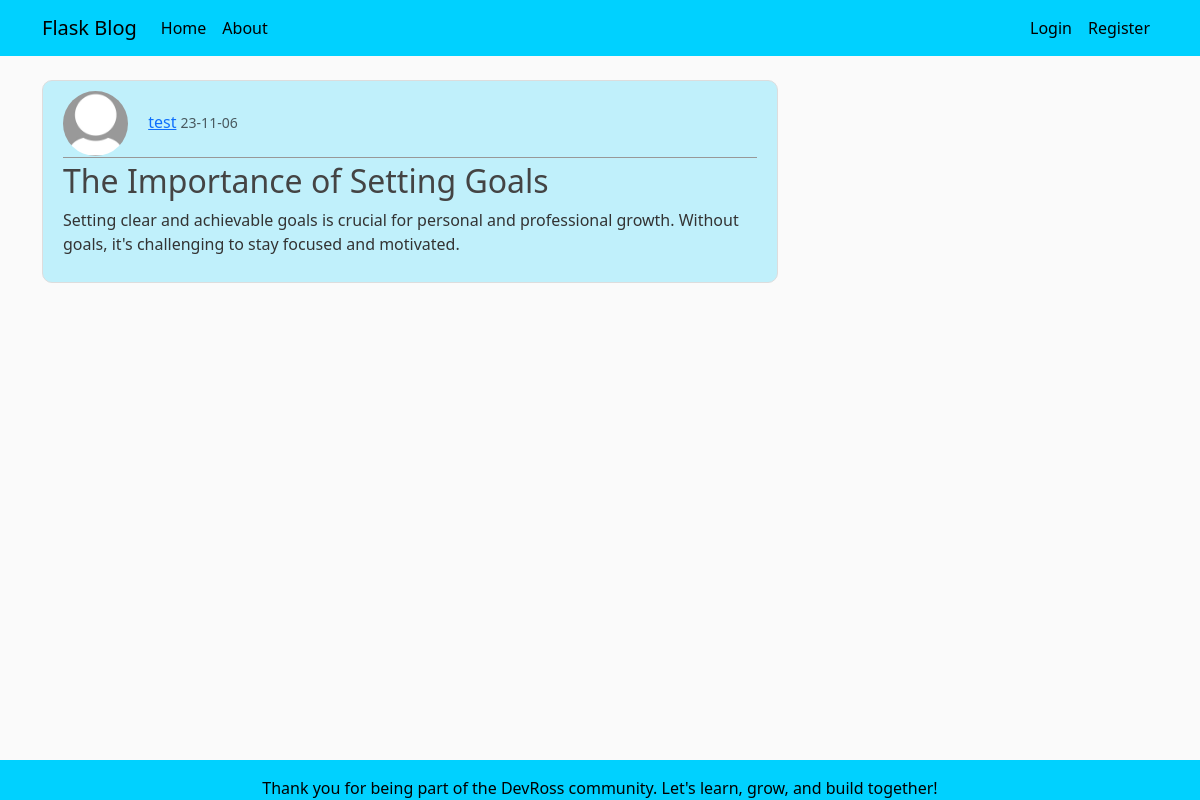
Screenshot of /post/2 with the database file from the repository.
### flaskblog/models.py (models this page shows, shortened)
class User(db.Model, UserMixin):
    id = db.Column(db.Integer, primary_key=True)
    username = db.Column(db.String(20), unique=True, nullable=False)
    email = db.Column(db.String(120), unique=True, nullable=False)
    image_file = db.Column(db.String(20), nullable=False, default='default.jpg')
    password = db.Column(db.String(60), nullable=False)
    posts = db.relationship('Post', backref='author', lazy=True)

class Post(db.Model):
    id = db.Column(db.Integer, primary_key=True)
    title = db.Column(db.String(100), nullable=False)
    date_posted = db.Column(db.DateTime, nullable=False, default=datetime.utcnow)
    content = db.Column(db.Text, nullable=False)
    user_id = db.Column(db.Integer, db.ForeignKey('user.id'), nullable=False)

### flaskblog/posts/routes.py (the view)
@posts.route("/post/<int:post_id>")
def post(post_id):
    post = Post.query.get_or_404(post_id)
    return render_template('post.html', title=post.title, post=post)

### flaskblog/templates/post.html (shortened to what this page needs)
{% extends "layout.html" %}
{% block content %}
    <article class="media content-section">
        <div class="media-body">
            <div class="article-metadata">
                <img class="rounded-circle article-img"
                     src="{{ url_for('static', filename='profile_pics/' + post.author.image_file) }}"
                     alt="profile image">
                <a class="mr-2"
                   href="{{ url_for('users.user_posts', username=post.author.username) }}">{{ post.author.username }}</a>
                <small class="text-muted">{{ post.date_posted.strftime('%y-%m-%d') }}</small>
            </div>
            <h2 class="article-content">{{ post.title }}</h2>
            <p class="article-content">{{ post.content }}</p>
        </div>
    </article>
{% endblock content %}

### flaskblog/static/main.css (style rules this page uses)
body { background: #fafafa; color: #333333; margin-top: 5rem; }
h1, h2, h3, h4, h5, h6 { color: #444444; }
.content-section { background: #00d1ff3b; padding: 10px 20px; border: 1px solid #dddddd; border-radius: 3px; margin-bottom: 20px; }
.article-content { white-space: pre-line; }
.article-img { height: 65px; width: 65px; margin-right: 16px; }
.article-metadata { padding-bottom: 1px; margin-bottom: 4px; border-bottom: 1px solid #989898 }
.content-section { border-radius: 10px; background: #00d1ff3b; }

### rows the page displays
User: image_file (placeholder picture), author.username "test"
Post: date_posted "23-11-06", title "The Importance of Setting Goals", content "Setting clear and achievable goals is crucial for personal and professional growth. Without goals, it's challenging to stay focused and motivated."
